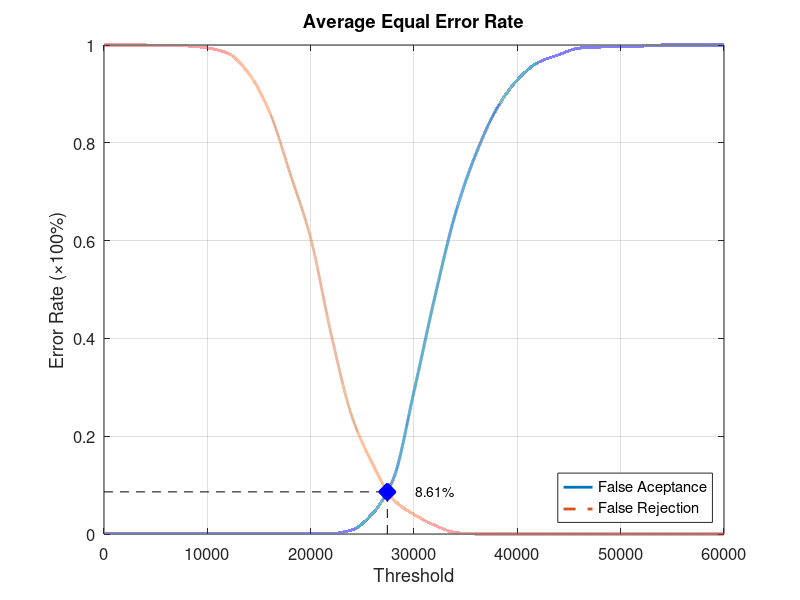
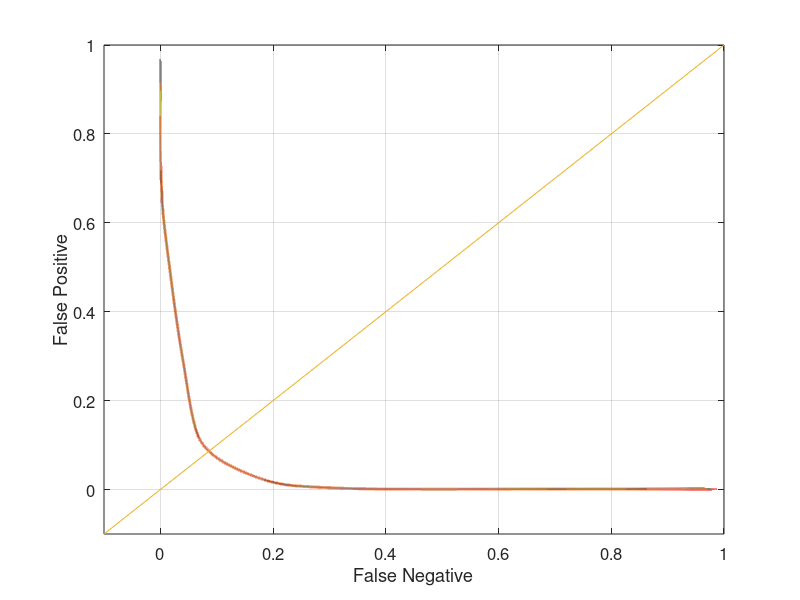

Write the MATLAB code that produced these figures, in order.
function yEER = Database2Average
close all;
clear;
clc;
x = 0:2000:60000;
xq = 0:0.5:60000;

y0 = [0 0.00105263 0.00105263 0.00105263 0.00105263 0.00105263 0.00105263 0.00105263 0.00105263 0.00105263 0.00105263 0.00105263 0.00842105 0.0421053 0.112632 0.291579 0.483158 0.654737 0.777895 0.869474 0.928421 0.964211 0.98 0.993684 0.99579 0.997895 0.997895 1 1 1 1];
yy0 = interp1(x, y0, xq, 'pchip');
y1 = [1 1 1 0.998 0.998 0.994 0.983 0.942 0.864 0.738 0.605 0.407 0.24 0.143 0.07 0.04 0.018 0.003 0 0 0 0 0 0 0 0 0 0 0 0 0];
yy1 = interp1(x, y1, xq, 'pchip');

% Calculating EER: 
y2 = abs(y0 - y1);
find(y2 == min(y2))
yy2 = abs(yy0 - yy1);
xEER = find(yy2 == min(yy2));
xEERIndex = xq(xEER) % X-axis EER
yEER = yy0(xEER) % Y-axis EER

main = figure
plot(xq, yy0,'-','LineWidth', 2);	hold on
plot(xq, yy1,'--','LineWidth', 2);	hold on
plot([xEERIndex xEERIndex], [0 yEER], 'k--');	hold on
plot([0 xEERIndex], [yEER yEER], 'k--');	hold on
plot(xEERIndex, yEER, 'bx', 'LineWidth', 10);	hold on
text(xEERIndex + 10 * xEERIndex / 100, yEER, [num2str(round((10000 * yEER)) / 100) '%'])
legend('False Aceptance', 'False Rejection', 'Location', 'SouthEast')
xlabel('Threshold')
ylabel('Error Rate (\times100%)')
title('Average Equal Error Rate')
set(gca, 'FontSize', 12)
axis([0 60000 0 1])
grid on

print(main, 'Database2AverageMain', '-dpng');
FNRxFPR = figure('Color', [1 1 1]);
plot(yy1, yy0, '-', yy1, yy0, 'LineWidth', 2);
hold on
y = -0.1:0.1:1
plot(y, y); 
set(gca, 'FontSize', 12)
xlabel('False Negative')
ylabel('False Positive')
axis([-0.1 1 -0.1 1])
set(gca, 'FontSize', 12)
grid on

print(FNRxFPR, 'Database2AverageFNRxFPR','-dpng');
end
